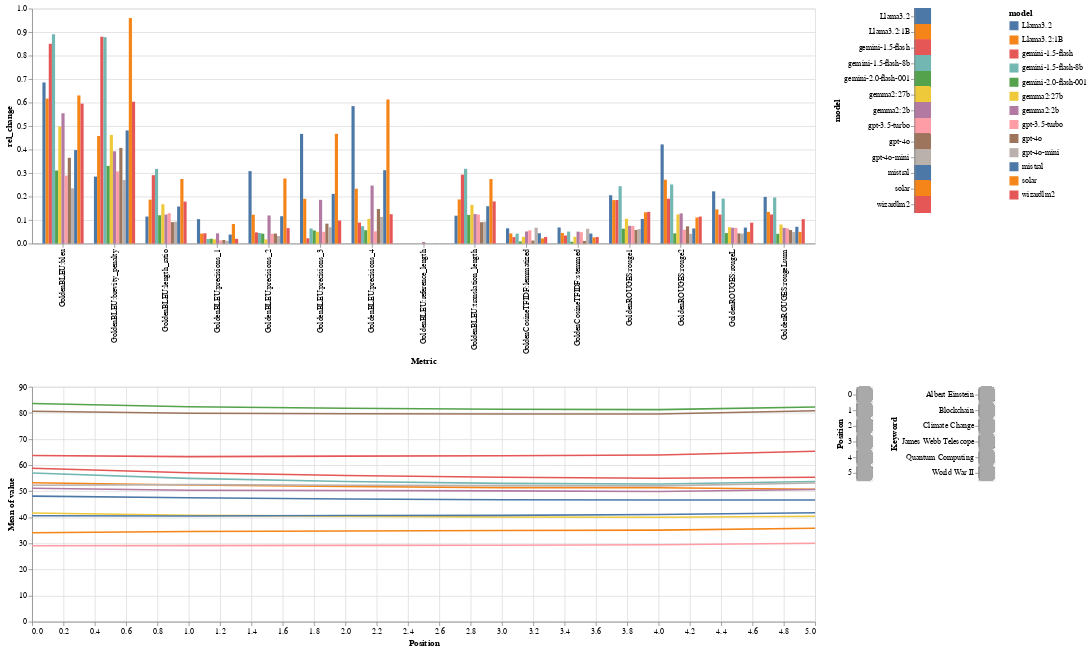

Here is the notebook cell this chart was saved with:
### Code cell
save_and_show_chart(golden_description, "golden_description")

### Figure 1 — Vega-Lite specification as saved in the notebook (floating-point values rounded to 4 significant figures; data arrays with more than 128 entries replaced by an {"elided": "..."} marker saying what was removed)
{"config": {"view": {"continuousWidth": 300, "continuousHeight": 300}}, "vconcat": [{"hconcat": [{"mark": {"type": "bar"}, "encoding": {"color": {"field": "model", "type": "nominal"}, "opacity": {"condition": {"param": "param_591", "value": 1.0}, "value": 0.5}, "x": {"field": "Metric", "type": "nominal"}, "xOffset": {"field": "model", "type": "nominal"}, "y": {"field": "rel_change", "type": "quantitative"}}, "name": "view_585", "transform": [{"filter": {"param": "param_594"}}, {"filter": {"param": "param_592"}}, {"aggregate": [{"op": "mean", "field": "value", "as": "mea"}], "groupby": ["model", "Metric", "Position"]}, {"aggregate": [{"op": "min", "field": "mea", "as": "mi"}, {"op": "max", "field": "mea", "as": "ma"}], "groupby": ["model", "Metric"]}, {"calculate": "2 * (datum.ma - datum.mi) / abs(datum.ma + datum.mi)", "as": "rel_change"}], "width": 1000}, {"mark": {"type": "rect"}, "encoding": {"color": {"condition": {"param": "param_594", "field": "model"}, "value": "lightgray"}, "y": {"field": "model", "type": "nominal"}}, "name": "view_586"}]}, {"hconcat": [{"mark": {"type": "line"}, "encoding": {"color": {"field": "model", "type": "nominal"}, "x": {"field": "Position", "type": "quantitative"}, "y": {"aggregate": "mean", "field": "value", "type": "quantitative"}}, "transform": [{"filter": {"param": "param_594"}}, {"filter": {"param": "param_591"}}, {"filter": {"param": "param_593"}}, {"filter": {"param": "param_592"}}], "width": 1000}, {"mark": {"type": "rect", "cornerRadius": 5}, "encoding": {"color": {"condition": {"param": "param_592", "value": "darkgray"}, "value": "lightgray"}, "y": {"field": "Position", "type": "ordinal"}}, "name": "view_587"}, {"mark": {"type": "rect", "cornerRadius": 5}, "encoding": {"color": {"condition": {"param": "param_593", "value": "darkgray"}, "value": "lightgray"}, "y": {"field": "Keyword", "type": "nominal"}}, "name": "view_588"}]}], "data": {"name": "data-3666b48bf819eb491c94feed8a2468d3"}, "params": [{"name": "param_591", "select": {"type": "point", "fields": ["Metric"]}, "views": ["view_585"]}, {"name": "param_594", "select": {"type": "point", "fields": ["model"]}, "views": ["view_586"]}, {"name": "param_592", "select": {"type": "point", "fields": ["Position"]}, "views": ["view_587"]}, {"name": "param_593", "select": {"type": "point", "fields": ["Keyword"]}, "views": ["view_588"]}], "$schema": "https://vega.github.io/schema/vega-lite/v5.20.1.json", "datasets": {"data-3666b48bf819eb491c94feed8a2468d3": {"elided": "7020 records"}}}
